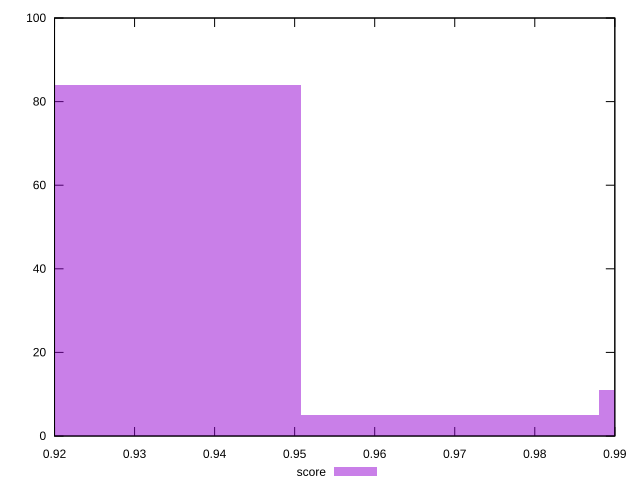

Recreate this plot in gnuplot.
reset

$score <<EOF
0.9321335388077608 84
0.9694188803600713 5
1.0067042219123816 11
EOF

set key outside below
set boxwidth 0.03728534155231043
set xrange [0.92:0.99]
set yrange [0:100]
set trange [0:100]
set style fill transparent solid 0.5 noborder
set terminal svg size 640, 490 enhanced background rgb 'white'
set output "reports/report_00033_2021-03-01T14-23-16.841Z/total-blocking-time/samples/astro-inner/score/histogram.svg"

plot $score title "score" with boxes

reset
